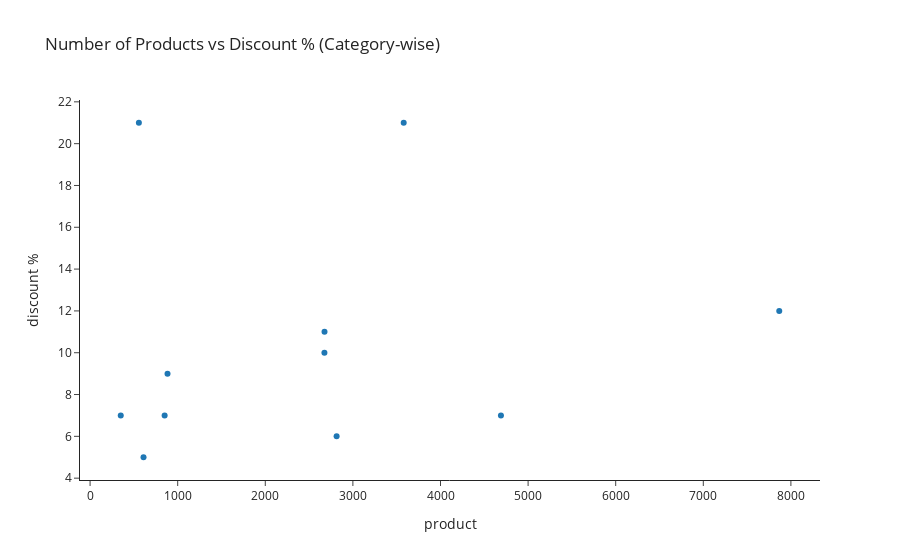

Notebook source saved alongside this figure:
### Code cell
px.scatter(products_vs_discount, x='product', y='discount %', template='simple_white', title='Number of Products vs Discount % (Category-wise)', hover_data=['category'])

### Figure 1 — Plotly figure (JSON) as saved in the notebook; plotly's stock layout.template omitted (floating-point values rounded to 4 significant figures)
{"data": [{"customdata": [["Beauty & Hygiene"], ["Gourmet & World Food"], ["Kitchen, Garden & Pets"], ["Snacks & Branded Foods"], ["Foodgrains, Oil & Masala"], ["Cleaning & Household"], ["Beverages"], ["Bakery, Cakes & Dairy"], ["Baby Care"], ["Fruits & Vegetables"], ["Eggs, Meat & Fish"]], "hovertemplate": "product=%{x}<br>discount %=%{y}<br>category=%{customdata[0]}<extra></extra>", "legendgroup": "", "marker": {"color": "#1F77B4", "symbol": "circle"}, "mode": "markers", "name": "", "orientation": "v", "showlegend": false, "type": "scatter", "x": [7867, 4690, 3580, 2814, 2676, 2675, 884, 851, 610, 557, 350], "xaxis": "x", "y": [12, 7, 21, 6, 11, 10, 9, 7, 5, 21, 7], "yaxis": "y"}], "layout": {"legend": {"tracegroupgap": 0}, "title": {"text": "Number of Products vs Discount % (Category-wise)"}, "xaxis": {"anchor": "y", "domain": [0, 1], "title": {"text": "product"}}, "yaxis": {"anchor": "x", "domain": [0, 1], "title": {"text": "discount %"}}}}
